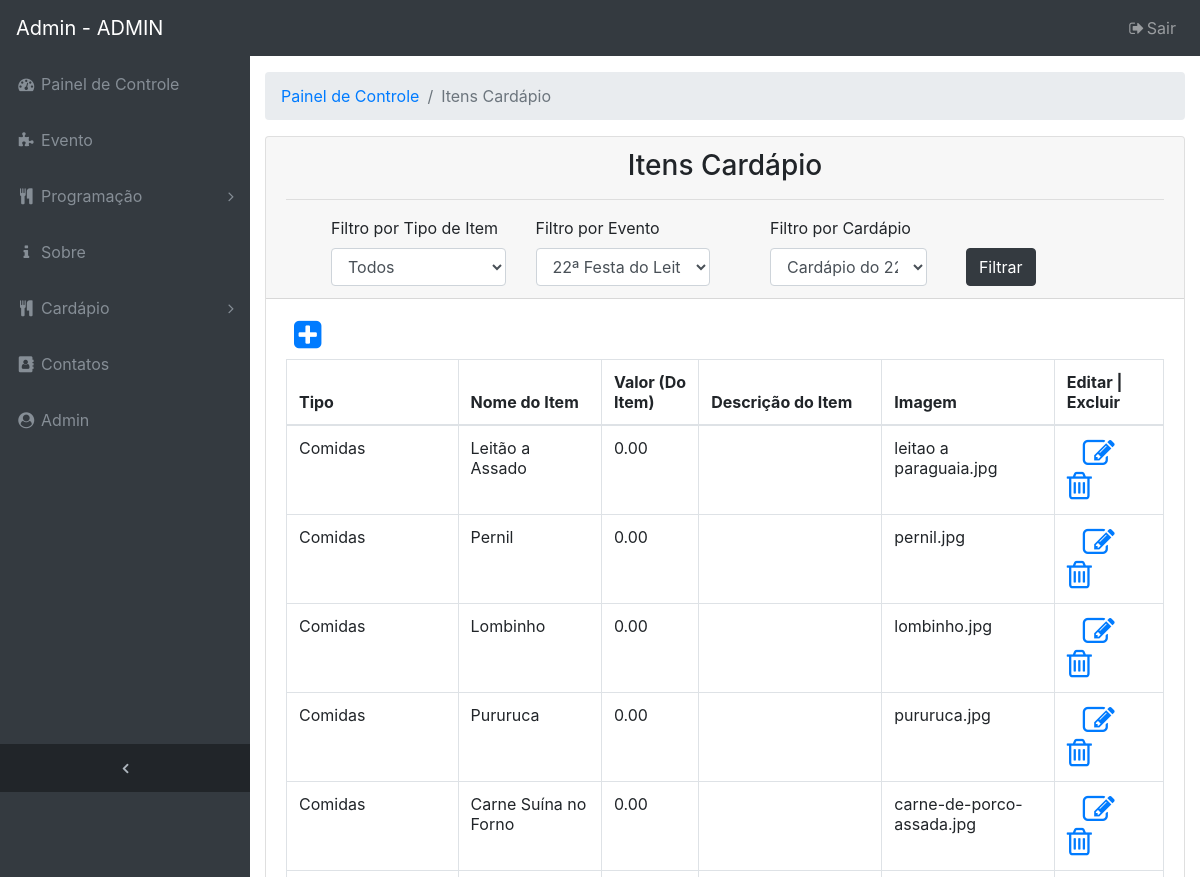
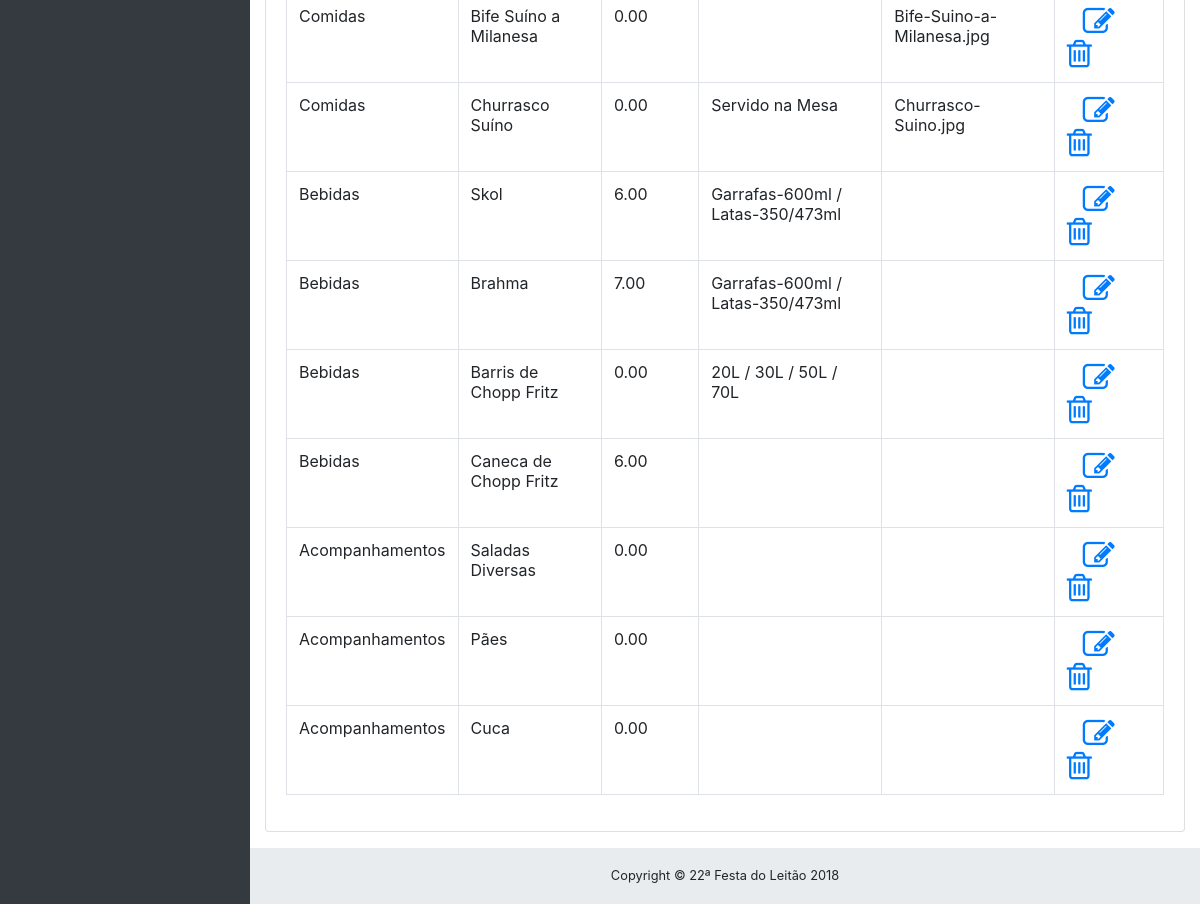
Page /admin/index.php?url=itens_cardapio.php (signed in) on the committed database (2 pictures, top to bottom).
### tables this page shows
CREATE TABLE `tb_cardapio` (
    `cod_cardapio` INTEGER NOT NULL AUTO_INCREMENT,
    `titulo_cardapio` VARCHAR(100),
    `obs_cardapio` VARCHAR(1000),
    CONSTRAINT `PK_tb_cardapio` PRIMARY KEY (`cod_cardapio`)
);

CREATE TABLE `tb_tipo_item` (
    `cod_tipo_item` INTEGER NOT NULL AUTO_INCREMENT,
    `descricao_tipo_item` VARCHAR(100),
    `valor_tipo_item` FLOAT(10,2),
    `obs_tipo_item` VARCHAR(1000),
    CONSTRAINT `PK_tb_tipo_item` PRIMARY KEY (`cod_tipo_item`)
);

CREATE TABLE `tb_item` (
    `cod_item` INTEGER NOT NULL AUTO_INCREMENT,
    `nome_item` VARCHAR(100),
    `valor_item` FLOAT(10,2),
    `descricao_item` VARCHAR(1000),
    `img_item` VARCHAR(100),
    `cod_tipo_item` INTEGER,
    CONSTRAINT `PK_tb_item` PRIMARY KEY (`cod_item`)
);

CREATE TABLE `tb_evento` (
    `cod_evento` INTEGER NOT NULL AUTO_INCREMENT,
    `nome_evento` VARCHAR(100),
    `nome_organizacao_evento` VARCHAR(200),
    `data_evento` DATE,
    `rua_evento` VARCHAR(100),
    `nome_comunidade` VARCHAR(200) NOT NULL,
    `banner_evento` VARCHAR(40),
    `cod_cardapio` INTEGER,
    `cod_cidade` INTEGER,
    CONSTRAINT `PK_tb_evento` PRIMARY KEY (`cod_evento`)
);

### admin/itens_cardapio.php (the view, shortened to what this page needs)
<?php
if (isset($login_cookie)) {
    $cod_eve = $_POST['cod_evento'];
    $cod_tip = $_POST['tipo_item'];
    $cod_car = $_POST['cod_cardapio'];
    if ($cod_tip != 0) {
        if ($cod_car != '') {
        } else {
            $cod_car = 1;
        }
        if ($cod_eve != '') {
        } else {
            $cod_eve = 1;
        }
        $selectCardapio = "SELECT * FROM tb_cardapio as c, tb_cardapio_tipo as ct, tb_item as i, tb_evento as e, tb_tipo_item as ti "
                . "where e.cod_cardapio = c.cod_cardapio "
                . "and c.cod_cardapio = ct.cod_cardapio "
                . "and ct.cod_item = i.cod_item "
                . "and i.cod_tipo_item = ti.cod_tipo_item "
                . "and ti.cod_tipo_item = '$cod_tip' "
                . "and e.cod_evento = '$cod_eve'"
                . "and c.cod_cardapio = '$cod_car' ";
    } else {
        if ($cod_eve != '') {
        } else {
            $cod_eve = 1;
        }
        if ($cod_car != '') {
        } else {
            $cod_car = 1;
        }
        $selectCardapio = "SELECT * FROM tb_cardapio as c, tb_cardapio_tipo as ct, tb_item as i, tb_evento as e, tb_tipo_item as ti "
                . "where e.cod_cardapio = c.cod_cardapio "
                . "and c.cod_cardapio = ct.cod_cardapio "
                . "and ct.cod_item = i.cod_item "
                . "and i.cod_tipo_item = ti.cod_tipo_item "
                . "and e.cod_evento = '$cod_eve'"
                . "and c.cod_cardapio = '$cod_car' ";
    }
    ?>
    <div class="container-fluid">
        <div class="card mb-3">
            <?php include './filtro_por_evento_itens_cardapio.php'; ?>
            <div class="card-body">
                <a href="?url=adc_itens_cardapio.php" title="Novo <?= $menu; ?>"><i class="fa fa-2x pb-2 pl-2 fa-plus-square"></i></a>
                <div class="table-responsive">
                    <table class="table table-bordered" width="100%" cellspacing="0">
                        <thead>
                            <tr>
                                <th>Tipo</th>
                                <th>Nome do Item</th>
                                <th>Valor (Do Item)</th>
                                <th>Descrição do Item</th>
                                <th>Imagem</th>
                                <th>Editar | Excluir</th>
                            </tr>
                        </thead>
                        <tbody>
                            <?php
                            include 'conexao.php';
                            $queryCardapio = $pdo->query($selectCardapio);
                            while ($dados = $queryCardapio->fetch()) {
                                $cod = $dados['cod_item'];
                                $cod_c = $dados['cod_cardapio'];
                                $tipo = $dados['descricao_tipo_item'];
                                $nomeItem = $dados['nome_item'];
                                $valorItem = $dados['valor_item'];
                                $descricaoItem = $dados['descricao_item'];
                                $img = $dados['img_item'];
                                ?>
                                <tr>
                                    <td><?= $tipo; ?></td>
                                    <td><?= $nomeItem; ?></td>
                                    <td><?= $valorItem; ?></td>
                                    <td><?= $descricaoItem; ?></td>
                                    <td><?= $img; ?></td>
                                    <td>
                                        <a href="?url=edit_itens_cardapio.php&id=<?= $cod; ?>&c=<?= $cod_c; ?>" title="EDITAR"><i class="fa fa-2x fa-edit pr-3 pl-3"></i></a>
                                        <a href="?url=excBD_itens_cardapio.php&id=<?= $cod; ?>&c=<?= $cod_c; ?>" onclick="return excluir('<?= $nomeItem ?>');" title="EXCLUIR"><i class="fa fa-2x fa-trash-o"></i></a>
                                    </td>
                                </tr>
                                <?php
                            }
                            ?>
                        </tbody>
                    </table>
                </div>
            </div>
        </div>
    </div>
<?php } ?>

### admin/index.php (shortened to what this page needs)
<?php
$login_cookie = $_COOKIE['usuario'];
include './conexao.php';
$sql = "select e.* from tb_admin as a, tb_evento as e"
        . " where e.cod_evento = a.cod_evento";
$query = $pdo->query($sql);
$dados = $query->fetch();
$nome_evento = $dados['nome_evento'];
if (isset($login_cookie)) {
    ?>
    <html>
        <head>
            <link href="../vendor/bootstrap/css/bootstrap.min.css" rel="stylesheet" type="text/css"/>
            <link href="../vendor/font-awesome/css/font-awesome.min.css" rel="stylesheet" type="text/css"/>
            <link href="../vendor/datatables/dataTables.bootstrap4.css" rel="stylesheet" type="text/css"/>
            <link href="../css/sb-admin.css" rel="stylesheet" type="text/css"/>
        </head>
        <body class="fixed-nav sticky-footer bg-dark" id="page-top">
            <?php include './menu.php'; ?>
            <div class="content-wrapper">
                <?php
                $url = $_GET['url'];
                switch ($url) {
                    case 'itens_cardapio.php':
                        $menu = 'Itens Cardápio';
                        include './navegacao.php';
                        include ('./itens_cardapio.php');
                        break;
                }
                ?>
                <footer class="sticky-footer">
                    <div class="container">
                        <div class="text-center">
                            <small>Copyright © <?= $nome_evento; ?> 2018</small>
                        </div>
                    </div>
                </footer>
            </div>
        </body>
    </html>
    <?php
} else {
    echo"<script language='javascript' type='text/javascript'>alert('Faça o Login!');window.location.href='login.html'</script>";
}
?>

### css/sb-admin.css (style rules this page uses)
html { position: relative; min-height: 100%; }
body { overflow-x: hidden; }
body.sticky-footer { margin-bottom: 56px; }
body.sticky-footer .content-wrapper { min-height: calc(100vh - 56px - 56px); }
body.fixed-nav { padding-top: 56px; }
.content-wrapper { min-height: calc(100vh - 56px); padding-top: 1rem; }
.content-wrapper { overflow-x: hidden; background: white; }
@media (min-width: 992px) { .content-wrapper { margin-left: 250px; } }
footer.sticky-footer { position: absolute; right: 0; bottom: 0; width: 100%; height: 56px; background-color: #e9ecef; line-height: 55px; }
@media (min-width: 992px) { footer.sticky-footer { width: calc(100% - 250px); } }

### rows in the picture
tb_cardapio: tb_tipo_item.descricao_tipo_item "Comidas", tb_item.nome_item "Leitão a Assado", tb_item.valor_item "0.00", tb_item.img_item "leitao a paraguaia.jpg", tb_item.nome_item "Pernil", tb_item.img_item "pernil.jpg", tb_item.nome_item "Lombinho", tb_item.img_item "lombinho.jpg", tb_item.nome_item "Pururuca", tb_item.img_item "pururuca.jpg", tb_item.nome_item "Carne Suína no Forno", tb_item.img_item "carne-de-porco-assada.jpg", tb_item.nome_item "Bife Suíno a Milanesa", tb_item.img_item "Bife-Suino-a-Milanesa.jpg", tb_item.nome_item "Churrasco Suíno", tb_item.descricao_item "Servido na Mesa", tb_item.img_item "Churrasco-Suino.jpg", tb_tipo_item.descricao_tipo_item "Bebidas", tb_item.nome_item "Skol", tb_item.valor_item "6.00", tb_item.descricao_item "Garrafas-600ml / Latas-350/473ml", tb_item.nome_item "Brahma", tb_item.valor_item "7.00", tb_item.nome_item "Barris de Chopp Fritz", tb_item.descricao_item "20L / 30L / 50L / 70L", tb_item.nome_item "Caneca de Chopp Fritz", tb_tipo_item.descricao_tipo_item "Acompanhamentos", tb_item.nome_item "Saladas Diversas", tb_item.nome_item "Pães", tb_item.nome_item "Cuca"
tb_evento: nome_evento "22ª Festa do Leitão"

### other values in the picture
$login_cookie "ADMIN"
$menu "Itens Cardápio"
form field cod_evento "22ª Festa do Leitão"
form field cod_cardapio "Cardápio do 22º Evento"
